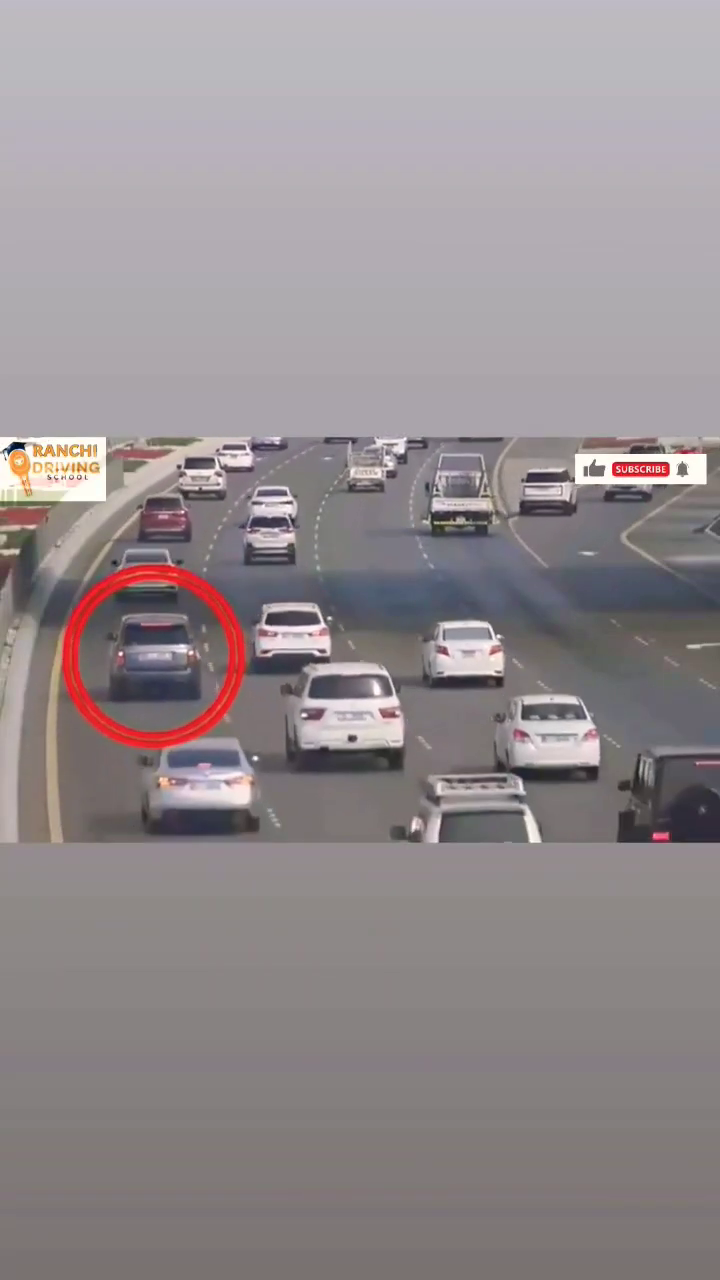
#> input picture frame 56 of videos/traffic.mp4, 720 x 1280 px
$ python calibrate.py videos/traffic.mp4 --drive_side left --line_type solid
#> lines starting #> are read from the running program, lines starting #| are printed output that depends on the picture; after the words box and inside, x2 and y2 are one past the last pixel; in counts of white or black regions, pixels touching at a corner belong together
"""calibrate.py - click on the first frame to describe the road. Saves config.json.

Usage:  python calibrate.py videos/traffic.mp4 --drive_side left --line_type solid

Click order:
  1st, 2nd click : travel direction (a point near the bottom, then a point further up the road)
  next clicks    : points along the CENTER / DIVIDER LINE (default mode)
Keys:
  z = start a NO-OVERTAKE ZONE polygon (junction, zebra crossing, bend, bridge) - click its corners
  o = start an ONCOMING-LANE polygon (the opposite carriageway) - click its corners
  l = go back to adding points to the center line
  u = undo last click      s = save      q = quit
"""
import argparse
import json
import sys

import cv2
import numpy as np

ap = argparse.ArgumentParser()
ap.add_argument("video")
ap.add_argument("--out", default="config.json")
ap.add_argument("--drive_side", default="left", choices=["left", "right"])
ap.add_argument("--line_type", default="solid", choices=["solid", "double", "yellow", "broken"])
ap.add_argument("--lane_traffic", action="store_true", help="multi-lane road: skip left/right side rule")
args = ap.parse_args()

cap = cv2.VideoCapture(args.video)
ok, frame = cap.read()
#> frame is the input picture: shape (1280, 720, 3); mean B, G, R 143, 140.3, 147.9
cap.release()
if not ok:
    sys.exit("Could not read the video. Check the path.")

H, W = frame.shape[:2]
#> H = 1280; W = 720
scale = min(1.0, 1280 / W)
#> scale = 1
disp = cv2.resize(frame, None, fx=scale, fy=scale) if scale < 1 else frame.copy()

direction, line, zones = [], [], []
mode = "line"
COL = {"no_overtake": (0, 140, 255), "oncoming": (255, 0, 255)}


def redraw():
    img = disp.copy()
    if len(direction) == 2:
        cv2.arrowedLine(img, direction[0], direction[1], (0, 255, 0), 2, tipLength=0.1)
    for p in direction:
        cv2.circle(img, p, 6, (0, 255, 0), -1)
    for a, b in zip(line, line[1:]):
        cv2.line(img, a, b, (0, 0, 255), 2)
    for p in line:
        cv2.circle(img, p, 5, (0, 0, 255), -1)
    for z in zones:
        pts = np.array(z["points"], np.int32)
        if len(pts) >= 2:
            cv2.polylines(img, [pts], len(pts) >= 3, COL[z["type"]], 2)
        for p in z["points"]:
            cv2.circle(img, p, 5, COL[z["type"]], -1)
    if len(direction) < 2:
        msg = "Click 2 points: travel direction (bottom -> up the road)"
    else:
        msg = f"mode: {mode} | z=no-overtake zone o=oncoming l=line u=undo s=save q=quit"
    cv2.putText(img, msg, (10, 28), cv2.FONT_HERSHEY_SIMPLEX, 0.65, (0, 255, 255), 2)
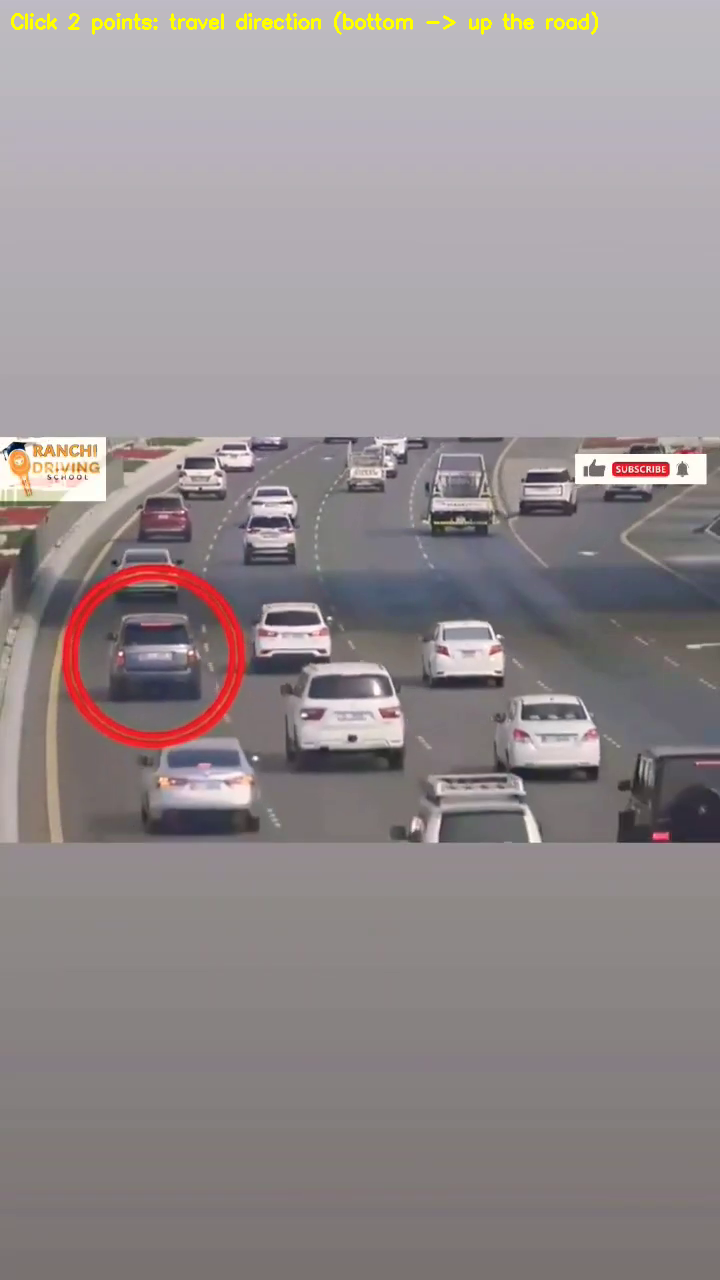
#> img: shape (1280, 720, 3); 0.38% of pixels changed, all inside (x1, y1, x2, y2) = (11, 11, 598, 35)
    cv2.imshow("calibrate", img)


def on_mouse(event, x, y, flags, param):
    if event != cv2.EVENT_LBUTTONDOWN:
        return
    if len(direction) < 2:
        direction.append((x, y))
    elif mode == "line":
        line.append((x, y))
    else:
        zones[-1]["points"].append((x, y))
    redraw()


def new_zone(ztype):
    global mode
    mode = ztype
    zones.append({"name": f"{ztype}_{len(zones) + 1}", "type": ztype, "points": []})


cv2.namedWindow("calibrate")
cv2.setMouseCallback("calibrate", on_mouse)
redraw()
while True:
    k = cv2.waitKey(20) & 0xFF
#> (key q is pressed here)
    if k == ord("z"):
        new_zone("no_overtake"); redraw()
    elif k == ord("o"):
        new_zone("oncoming"); redraw()
    elif k == ord("l"):
        mode = "line"; redraw()
    elif k == ord("u"):
        if mode != "line" and zones and zones[-1]["points"]:
            zones[-1]["points"].pop()
        elif mode == "line" and line:
            line.pop()
        elif direction and not line and not zones:
            direction.pop()
        redraw()
    elif k == ord("q"):
        break
    elif k == ord("s"):
        if len(direction) < 2:
            print("Need the 2 direction points first.")
            continue
        up = lambda pts: [[x / scale, y / scale] for x, y in pts]    # back to original resolution
        cfg = {"direction": up(direction), "center_line": up(line),
               "zones": [{"name": z["name"], "type": z["type"], "points": up(z["points"])}
                         for z in zones if len(z["points"]) >= 3],
               "drive_side": args.drive_side, "line_type": args.line_type,
               "lane_traffic": args.lane_traffic, "params": {}}
        json.dump(cfg, open(args.out, "w"), indent=2)
        print("Saved", args.out)
        break
cv2.destroyAllWindows()

$ run again, starting later in the video
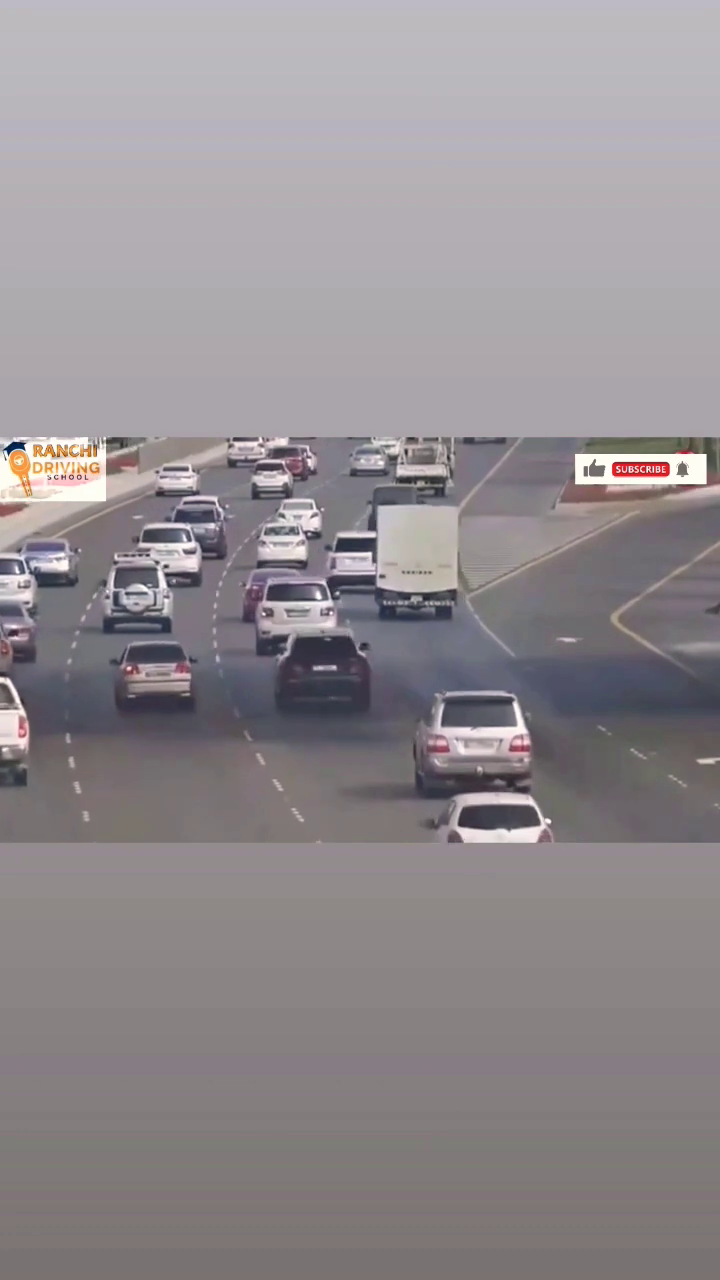
#> input picture frame 255 of videos/traffic.mp4, 720 x 1280 px
#> frame is the input picture: shape (1280, 720, 3); mean B, G, R 144, 140.4, 146.2
#> in redraw, `cv2.putText(img, msg, (10, 28), cv2.FONT_HERSHEY_SIMPLEX, 0.65, (0, 25..`:
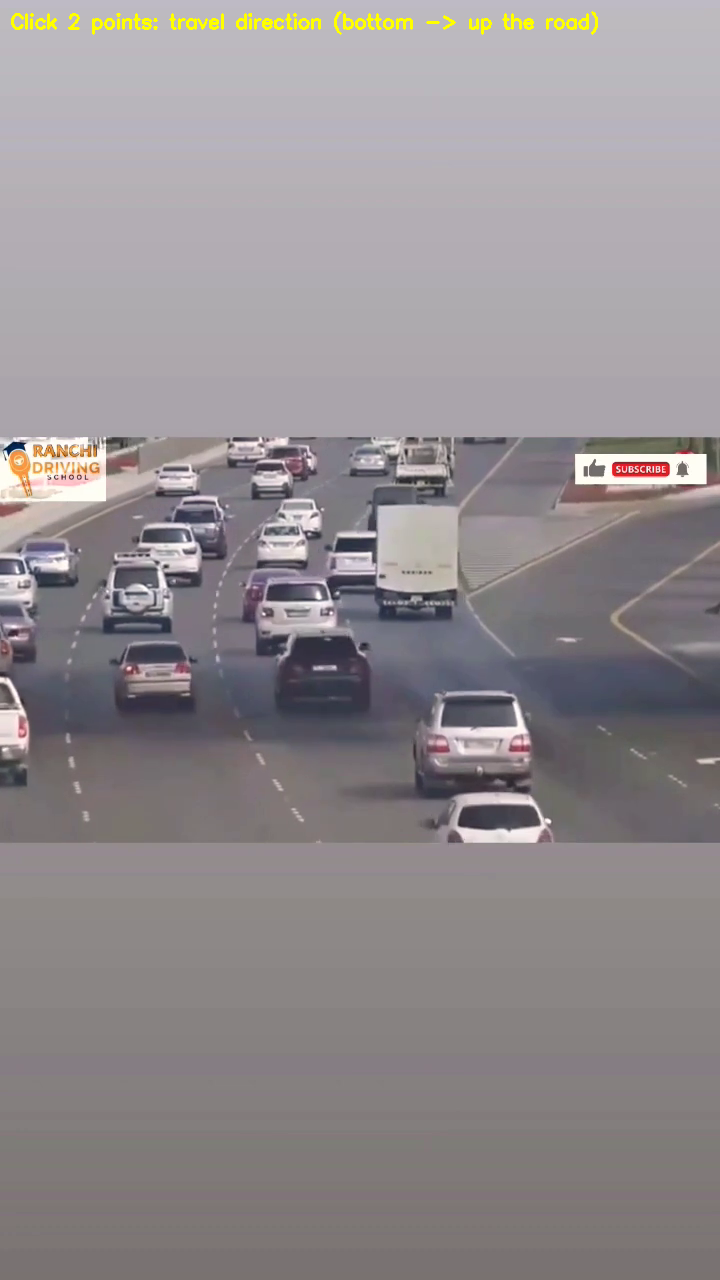
#> img: shape (1280, 720, 3); 0.38% of pixels changed, all inside (x1, y1, x2, y2) = (11, 11, 598, 35)

$ run again, starting later in the video
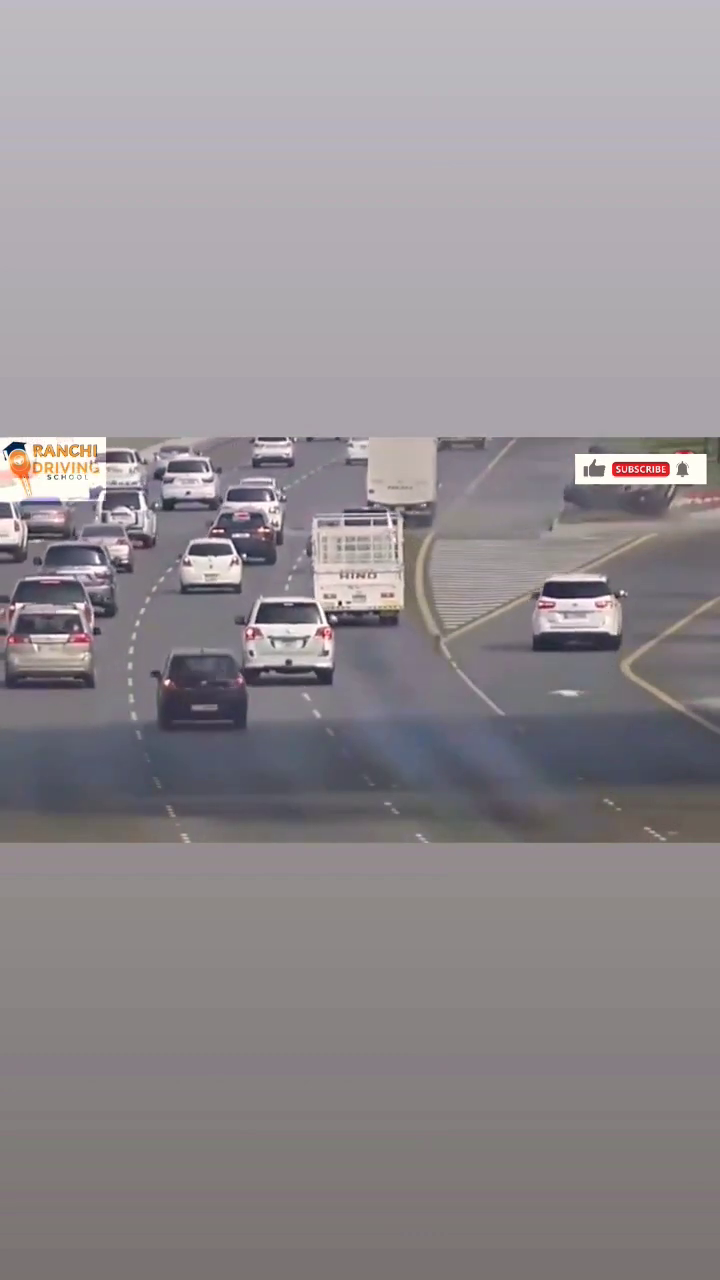
#> input picture frame 453 of videos/traffic.mp4, 720 x 1280 px
#> frame is the input picture: shape (1280, 720, 3); mean B, G, R 144.6, 140.9, 146.3
#> in redraw, `cv2.putText(img, msg, (10, 28), cv2.FONT_HERSHEY_SIMPLEX, 0.65, (0, 25..`:
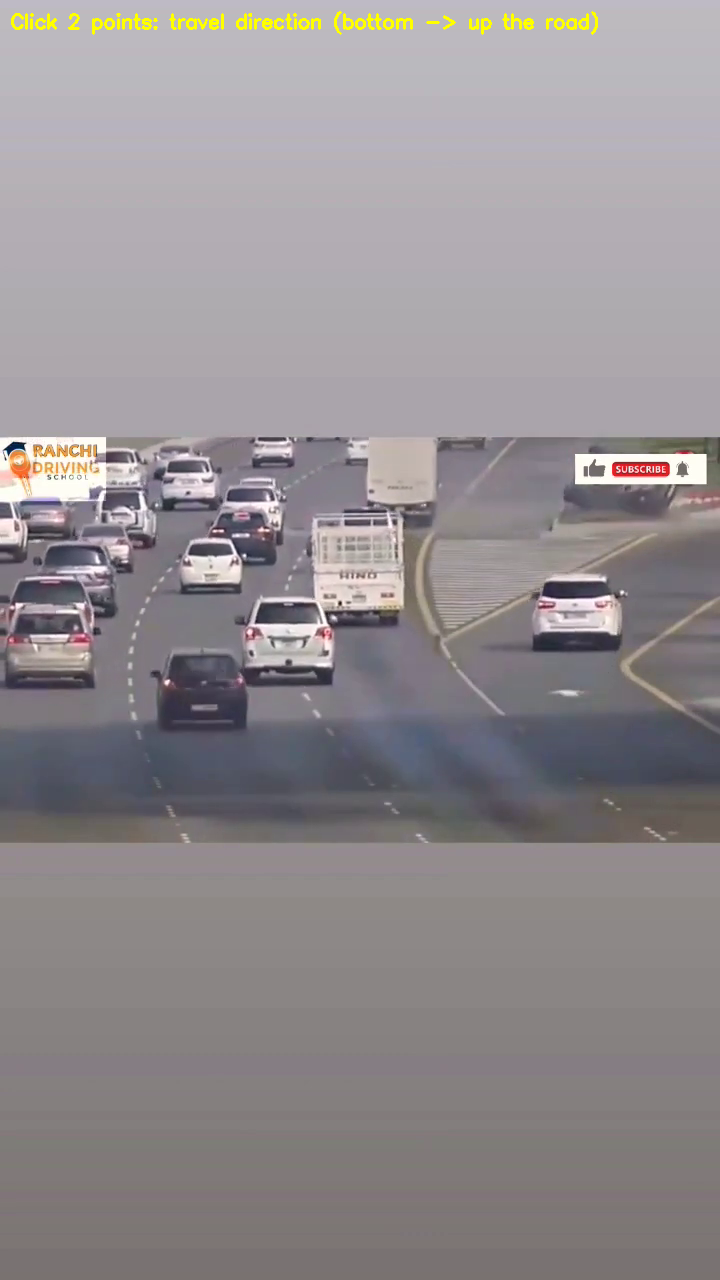
#> img: shape (1280, 720, 3); 0.38% of pixels changed, all inside (x1, y1, x2, y2) = (11, 11, 598, 35)
